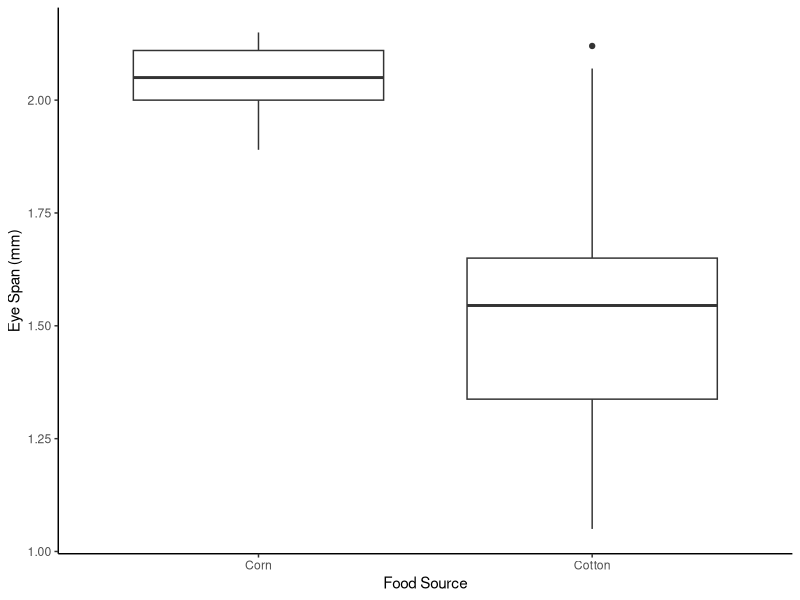
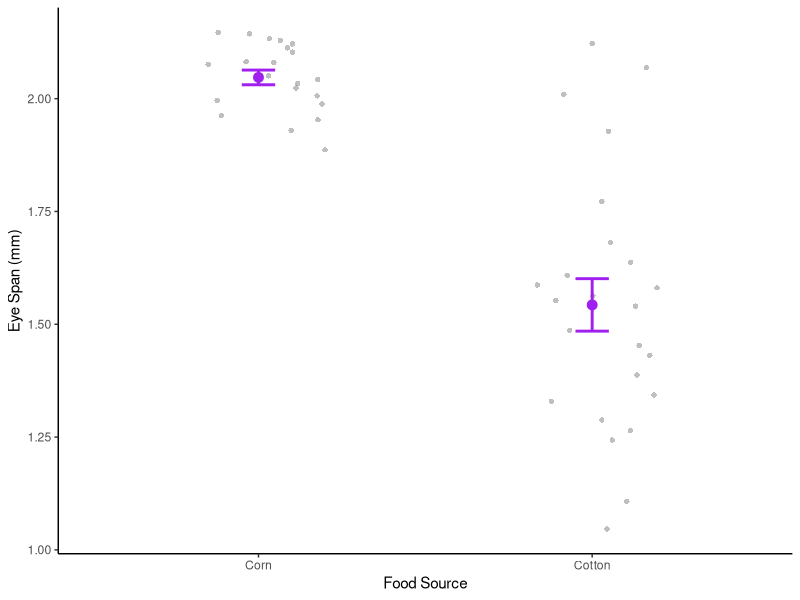

The R source for these figures, in order:
## ---- chunk 1
#| label: setup
#| message: false
#| warning: false

library(tidyverse)

theme_set(theme_classic())
## ---- chunk 2
# FIXME

stalk <- read_csv("../data/Stalkies.csv", show_col_types = FALSE) |> 
  mutate(food_source = factor(food_source))
glimpse(stalk)
## ---- chunk 3
# FIXME

ggplot(stalk, aes(x = food_source, y = eye_span)) +
  geom_boxplot() +
  labs(x = "Food Source", y = "Eye Span (mm)")

ggplot(stalk, aes(x = food_source, y = eye_span)) +
  geom_point(position = position_jitter(width = 0.2, seed = 423479),
             alpha = 0.25, pch = 16) +
  stat_summary(fun = mean,
               geom = "point",
               size = 3, color = "purple") + 
  stat_summary(fun.data = mean_se,
               geom = "errorbar",
               width = 0.1,
               linewidth = 1,
               color = "purple") +
  labs(x = "Food Source", y = "Eye Span (mm)")
## ---- chunk 4
# FIXME

SEM <- function(x) {sd(x) / sqrt(length(x))}

stalk |> 
  group_by(food_source) |> 
  summarise(n = length(eye_span),
            mean_eye_span = mean(eye_span),
            sd_eye_span = sd(eye_span),
            var_eye_span = var(eye_span),
            SEM_eye_span = SEM(eye_span))
## ---- chunk 5
# FIXME

stalk |> 
  group_by(food_source) |> 
  summarize(mean_eye_span = mean(eye_span),
            SEM_eye_span = SEM(eye_span),
            Lower = mean_eye_span - 2 * SEM_eye_span,
            Upper = mean_eye_span + 2 * SEM_eye_span)
## ---- chunk 6
# FIXME

fm <- lm(eye_span ~ food_source, data = stalk)
summary(fm)
## ---- chunk 7
# FIXME

myT <- t.test(eye_span ~ food_source, data = stalk)
myT
## ---- chunk 8
# FIXME

levels(stalk$food_source)
## ---- chunk 9
x <- 1:10
x <- ifelse(x <= 5, 1, 10)
x

y <- 1:10
y <- ifelse(y <= 5, y + 3, y^2)
y
## ---- chunk 10
# FIXME

stalk <- stalk |> 
  mutate(food01 = ifelse(food_source == "Corn", 0, 1),
         Intercept = rep(1, times = n()))
stalk |> print(n = 50)
## ---- chunk 11
# FIXME

fm01 <- lm(eye_span ~ food01, data = stalk)
summary(fm01)
